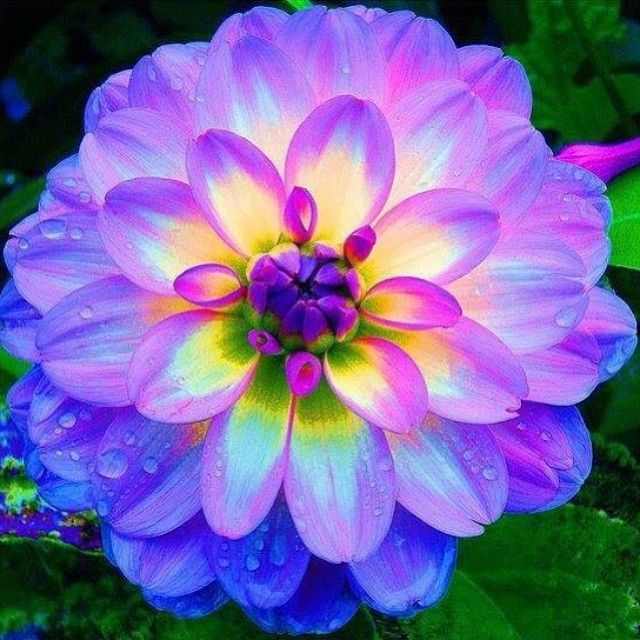
#> input picture flower1.jpg, 640 x 640 px
$ jupyter execute Practice_Assignment1.ipynb
#> lines starting #> are read from the running program, lines starting #| are printed output that depends on the picture; after the words box and inside, x2 and y2 are one past the last pixel; in counts of white or black regions, pixels touching at a corner belong together
[cell 1]
# If I want to upload an image from local machine, run this cell:
from google.colab import files
uploaded = files.upload()
#> the answer given: flower1.jpg

[cell 2]
# Import required Libraries
import numpy as np
from PIL import Image
import matplotlib.pyplot as plt

[cell 3]
# Open an image file
img = Image.open("flower1.jpg")
#> img is the input picture: PIL image 640x640 RGB; mean R, G, B 117.5, 102, 163.6
img = img.convert('RGB') #This ensures the image is in RGB Format

[cell 4]
# Convert the image into a Numpy Array
img_np = np.array(img)

Let's break down what the code is doing step by step:

Extracting the Color Channels:

img_np[...,:3] selects the first three channels of the image array. For a typical RGB image, these channels are Red, Green, and Blue. The ellipsis (...) means "for every row and column," so you're applying the operation to every pixel in the image. Applying the Grayscale Formula with a Dot Product:

The grayscale conversion formula is: Gray = 0.299 × R + 0.587 × G + 0.114 × B

np.dot(img_np[...,:3], [0.299, 0.587, 0.114]) computes this formula for every pixel. Essentially, for each pixel, it multiplies the red value by 0.299, the green value by 0.587, and the blue value by 0.114, and then sums these products to produce a single intensity value that represents the brightness (luminance) of that pixel.

[cell 5]
gray_np = np.dot(img_np[...,:3], [0.299, 0.587, 0.114])
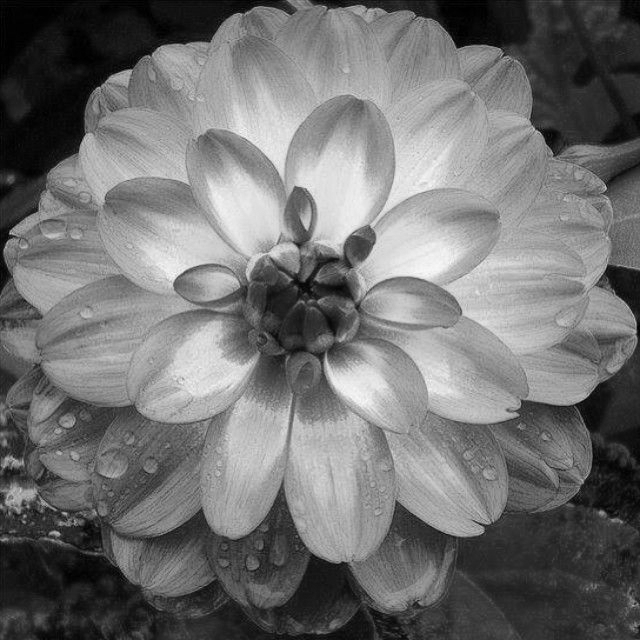
#> gray_np: shape (640, 640) float64; min 0, max 252.2, mean 113.6
gray_np = gray_np.astype(np.float64)

[cell 6]
# Display the grayscale image using matplotlib
plt.imshow(img, cmap="viridis")
plt.axis("off")
plt.show()

plt.imshow(gray_np, cmap="gray")
plt.axis("off")
plt.show()

[cell 7]
# step 1: Define a custom 2D convolution function
def my_convolve2d(image, kernel):
  """
  perform a 2D convolution between an image and a kernel.
  This function implements "same" convolution with symmetric padding

  parameters:
  image: 2D numpy array representing the gray scale image.
  kernel: 2D numpy representing the filter kernel

  Returns:
  output: 2D numpy array of the convolved image(same size as the input image).
  """
  # Flip the kernel: convolution requires the kernel to be fliped
  kernel = np.flipud(np.fliplr(kernel))

  iH, iW = image.shape
#> iH = 640; iW = 640
  kH, kW = kernel.shape

  # Calculate padding dimensions (Assumes kernel dimenstions are odd).
  pad_h = kH //2
  pad_w = kW //2

  # Pad the image using symmetric padding.
  padded_image = np.pad(image, ((pad_h, pad_h), (pad_w, pad_w)), mode='symmetric')

  # Initialize the output array.
  output = np.zeros((iH, iW), dtype=np.float64)

  #perform the convolution operation
  for i in range(iH):
    for j in range(iW):
      region = padded_image[i:i+kH, j:j+kW]
      output[i, j] = np.sum(region * kernel)

  return output

[cell 8]
# Define the sobel operator as function
def sobel_operator(image):
  """
  Apply the sobel operator to a grayscale image to detect edges.

  parameters:
  image: 2D numpy array representing the gray scale image.

  Returns:
  gradient_magnitude: 2D numpy array of the computed edge magnitudes.
  grad_x: 2D numpy array of the x-direction gradient values.
  grad_y: 2D numpy array of the y-direction gradient values.
  """
  #Define the sobel kernels.
  sobel_x = np.array([[-1, 0, 1],
                    [-2, 0, 2],
                    [-1, 0, 1]])
  sobel_y = np.array([[-1, -2, -1],
                      [0, 0, 0],
                      [1, 2, 1]])

  #Compute the gradients in X and Y directions using the custom convolution function.
  grad_x = my_convolve2d(image, sobel_x)
  grad_y = my_convolve2d(image, sobel_y)

  # Computer the gradient magnitude(edge strength) at each pixel.
  gradient_magnitude = np.sqrt(grad_x**2 + grad_y**2)

  return gradient_magnitude, grad_x, grad_y

[cell 9]
# Apply the sobel operator to the grayscale image.
edges, grad_x, grad_y = sobel_operator(gray_np)

[cell 10]
# Visualize the edge-detected image.
plt.figure(figsize=(12, 8))
plt.imshow(edges, cmap='viridis')
plt.title('Sobel Edge Detection')
plt.axis('off')
plt.show()

[cell 11]
#step 3: Define a function to create a Gaussian Kernel manually:
def gaussian_kernel(kernel_size, sigma):
  """
  Generate a 2D Gaussian kernel.
   Parameters:
   kernel_size: An odd integer representing the width and the height of the kernel.
   sigma: the standard deviation of the Gaussian distribution.

   Returns:
   A 2D numpy array representing the normalized Gaussian Kernel.
   """
  # Create a coordinate grid centered at 0.
  ax = np.linspace(-(kernel_size - 1) / 2, (kernel_size - 1) / 2, kernel_size)
  xx, yy = np.meshgrid(ax, ax)

  # Calculate the Gaussian function for each (x, y) pair.
  kernel = np.exp(-(xx**2 + yy**2) / (2.0 * sigma**2))

  # Normalize the kernel so that the sum is 1.
  kernel = kernel / np.sum(kernel)
  return kernel

[cell 12]
# Parameters for the Gaussian kernel
kernel_size = 11
sigma = 3.0

[cell 13]
kernel = gaussian_kernel(kernel_size, sigma)
print(kernel.dtype)  # Should output: float64

plt.imshow(kernel, cmap='viridis')
plt.title('Gaussian Kernel')
plt.colorbar()
plt.show()
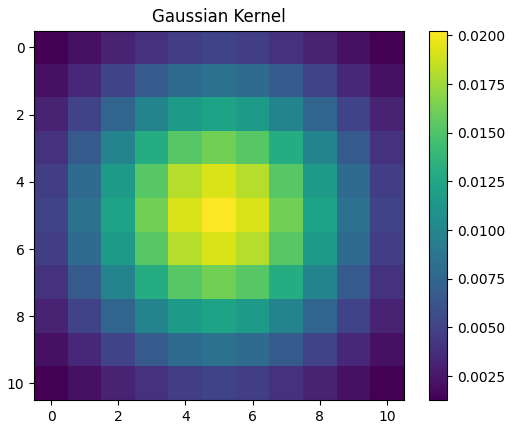
#> figure drawn by matplotlib, 2 panels

[cell 14]
#Apply the custom convolution function using Gaussian kernel
gaussian_filtered = my_convolve2d(gray_np, kernel)

[cell 15]
# Step 4: Display the original grayscale image and the Gaussian filtered image
plt.figure(figsize=(20, 12))

plt.subplot(1, 2, 1)
plt.imshow(gray_np, cmap='gray')
plt.title('Original Grayscale Image')
plt.axis('off')

plt.subplot(1, 2, 2)
plt.imshow(gaussian_filtered, cmap='gray')
plt.title(f'Gaussian Filtered Image\n(kernel size={kernel_size}, sigma={sigma})')
plt.axis('off')

[cell 16]
def harris_detector(gray_np, k=0.04, threshold=0.01, kernel_size=11, sigma=3):
  """
  Perform Harris Corner Detection on  a grayscale image.

  Parameters:
  Gray                 : 2D numpy array representing a grayscale image.
  k                    :
  threshold_ratio      :
  gaussian_kernel_size :Size of the Gaussian kernel used for smoothing
  Sigma                :std for gaussian kernel

  Returns:
  R                    :2D array containing the Harris response at each pixel
  corners              :2D boolean array where True indicates a detected corner.
  corner_coords        :Coordinates of detected corners.
  """
#> called with k = 0.04, threshold = 0.01, kernel_size = 11, sigma = 3

  #Step 1: Compute image gradients using Sobel operator.
  sobel_x = np.array([[-1, 0, 1],
                      [-2, 0, 2],
                      [-1, 0, 1]])
  sobel_y = np.array([[-1, -2, -1],
                      [0, 0, 0],
                      [1, 2, 1]])

  Ix = my_convolve2d(gray_np, sobel_x)
  Iy = my_convolve2d(gray_np, sobel_y)

  #Step 2: Compute products of derivatives
  Ixx = Ix**2
  Iyy = Iy**2
  Ixy = Ix*Iy
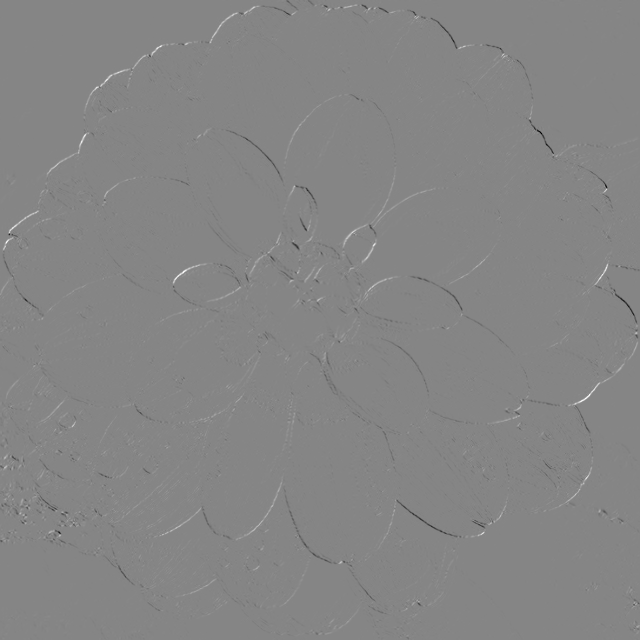
#> Ixy: shape (640, 640) float64; min -178806.2, max 162557.8, mean -1.8; drawn with min black and max white

  #Step 3: Smooth the gradient products using a Gaussian Filter
  gauss = gaussian_kernel(kernel_size, sigma)
  Sxx = my_convolve2d(Ixx, gauss)
  Syy = my_convolve2d(Iyy, gauss)
#> after the loop in my_convolve2d (call 7), `for i in range(iH):`:
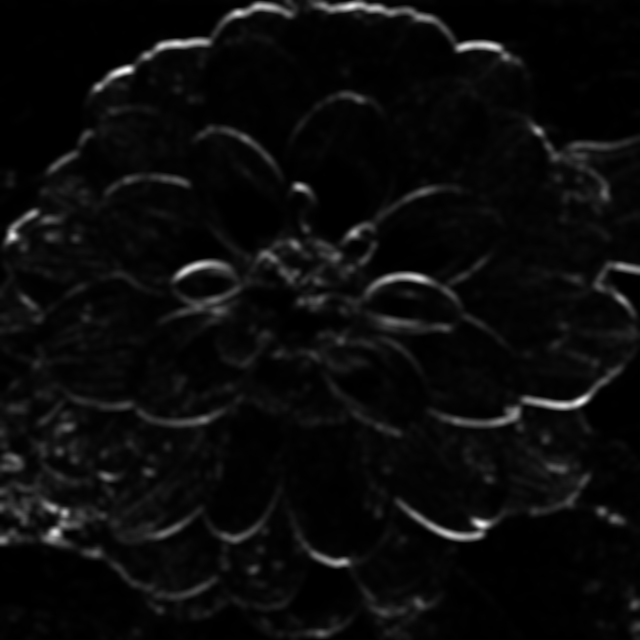
#> output: shape (640, 640) float64; min 1.56, max 60674.9, mean 2767.8; drawn with min black and max white
  Sxy = my_convolve2d(Ixy, gauss)
#> after the loop in my_convolve2d (call 8), `for i in range(iH):`:
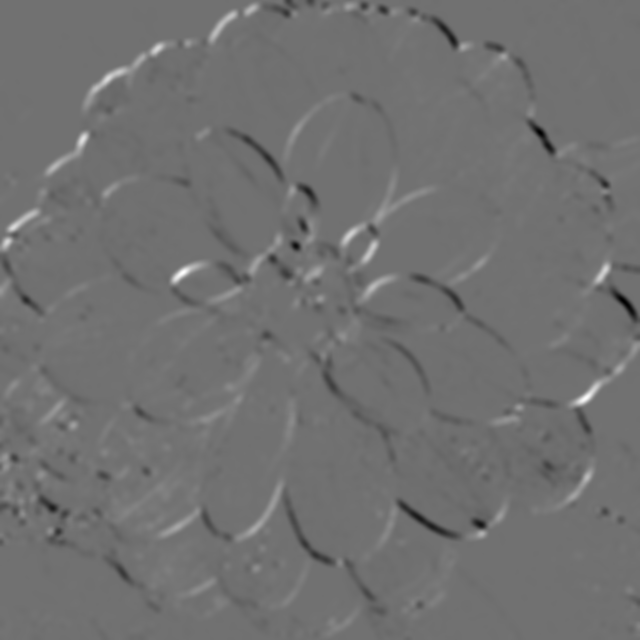
#> output: shape (640, 640) float64; min -26548.1, max 33249.1, mean -1.8; drawn with min black and max white

  #Step 4: Compute the Harris response
  #Compute determinant and trace of the structure tensor
  det_M = Sxx*Syy - Sxy**2
  trace_M = Sxx + Syy
  R = det_M - k*(trace_M**2)
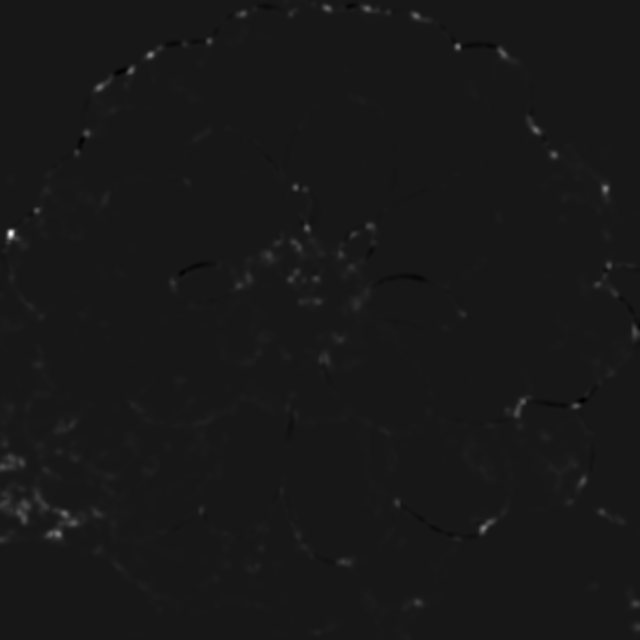
#> R: shape (640, 640) float64; min -125796544.3, max 1.26e+09, mean 5603474.7; drawn with min black and max white

  #Step 5: Threshold the response to identify corners.
  R_threshold = threshold*R.max()
#> R_threshold = 12584261.9
  corners = R > R_threshold
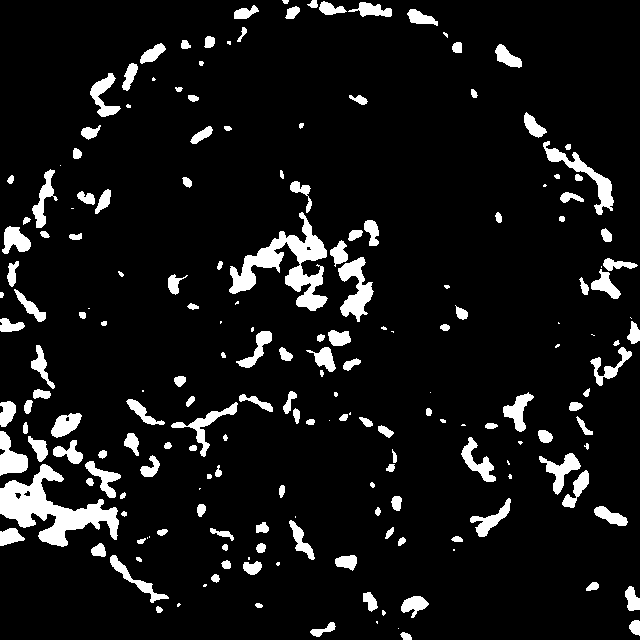
#> corners: shape (640, 640) bool; 8.5% white; 197 white regions (41 under 20 px), largest, box (x1, y1, x2, y2) and area: (0, 464, 119, 547) 3839, (229, 212, 328, 311) 3250, (338, 257, 374, 322) 1113
  corner_coords = np.where(corners)
#> corner_coords = 34640 positions, rows 0 to 639, columns 0 to 639

  return R, corners, corner_coords

[cell 17]
#Run the Harris detector on the grayscale image.
R, corners, corner_coords = harris_detector(gray_np, k=0.04, threshold=0.01, kernel_size=11, sigma=3)
#> corner_coords = 34640 positions, rows 0 to 639, columns 0 to 639

[cell 18]
# Step D: Visualize the results.
plt.figure(figsize=(8, 8))
plt.imshow(gray_np, cmap='gray')
plt.title('Harris Corner Detection')
plt.axis('off')

corner_y, corner_x = np.where(corners)
plt.plot(corner_x, corner_y, 'ro', markersize=3)
plt.show()
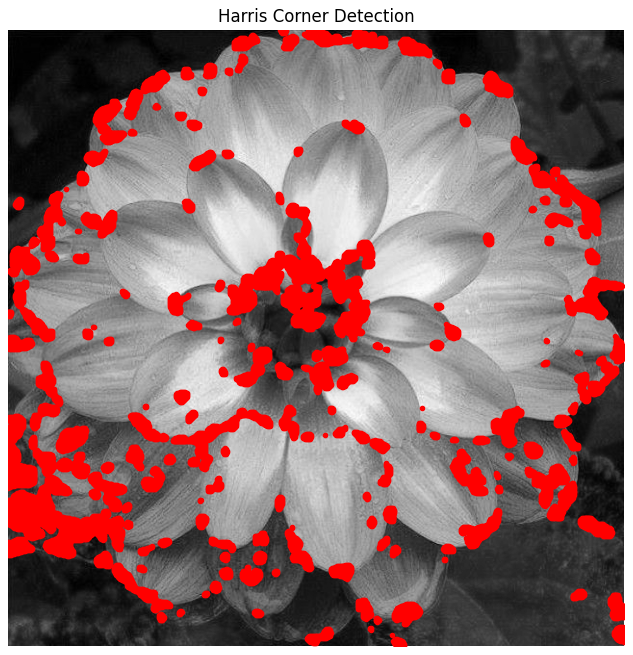
#> figure drawn by matplotlib, 1 panel

[cell 19]
import numpy as np
import matplotlib.pyplot as plt

def non_max_suppression(R, window_size=3):
    """
    Perform non-maximum suppression on a 2D Harris response map.

    Parameters:
    R           : 2D numpy array of Harris response values.
    window_size : Integer specifying the size of the window to search for local maxima.
                  It must be an odd number. (Default is 3)

    Returns:
    suppressed  : 2D boolean numpy array where True indicates a local maximum.
    """
#> called with window_size = 3
    # Get the height and width of the Harris response map.
    H, W = R.shape
#> H = 640; W = 640

    # Calculate the amount of padding required
    pad = window_size // 2

    # Pad the Harris response map with -infinity so that border pixels have a well-defined neighborhood
    # Using -np.inf ensures that border pixels are not erroneously suppressed because any real response is higher.
    R_padded = np.pad(R, ((pad, pad), (pad, pad)), mode='constant', constant_values=-np.inf)

    # Initialize an output array to store the local maximum flags (all set to False initially).
    suppressed = np.zeros_like(R, dtype=bool)

    # Iterate over every pixel in the original (unpadded) response map.
    for i in range(H):
        for j in range(W):
            # The current pixel's value in the padded response map is at position (i + pad, j + pad)
            current_value = R_padded[i + pad, j + pad]

            # Extract a window of size (window_size x window_size) around the current pixel.
            window = R_padded[i:i + window_size, j:j + window_size]

            # Check if the current value is equal to the maximum value in this window.
            # If it is, mark this pixel as a local maximum (candidate corner).
            if current_value == np.max(window):
                suppressed[i, j] = True
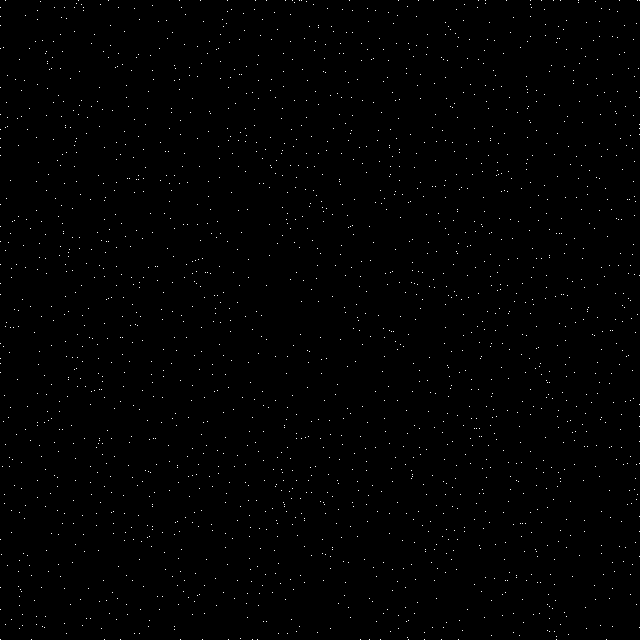
#> suppressed: shape (640, 640) bool; 0.5% white in thin lines or dots

    return suppressed

[cell 20]
nms_mask = non_max_suppression(R, window_size=3)
plt.figure(figsize=(8, 8))
plt.imshow(gray_np, cmap='gray')
plt.title('Harris Corner Detection after non max suppression')
nms_y, nms_x = np.where(nms_mask)
#> nms_y = 2058 values from 0 to 639; nms_x = 2058 values, max 639 at index 26, min 0 at index 41, mean 323.5
plt.plot(nms_x, nms_y, 'ro', markersize=3)
plt.axis('off')
plt.show()
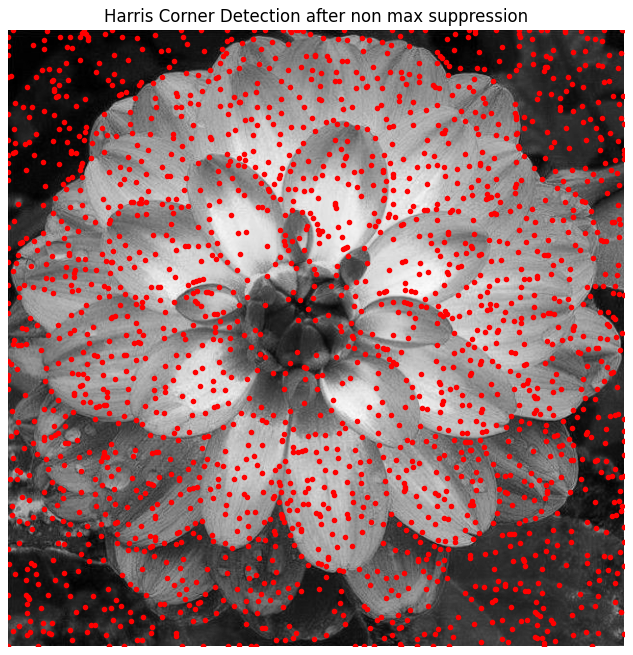
#> figure drawn by matplotlib, 1 panel
